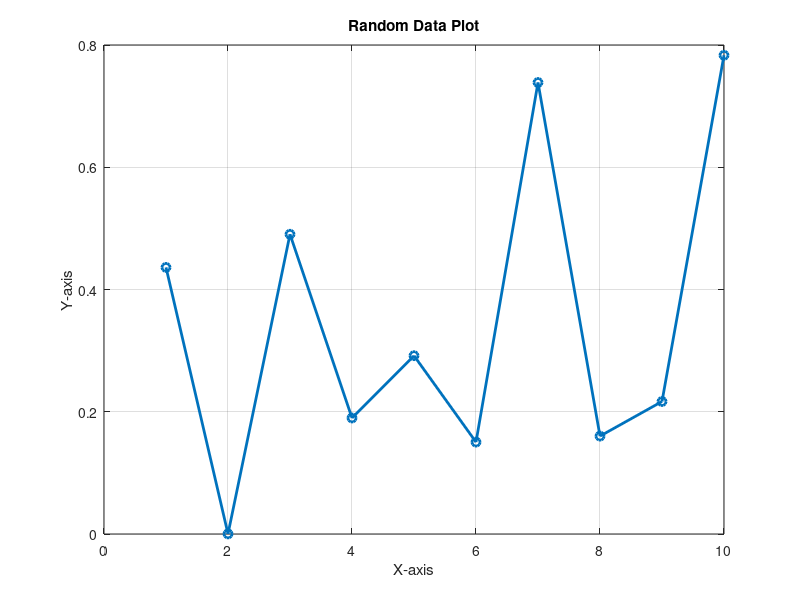

The MATLAB source for this figure: (Note: this script raises an error after producing the figure.)
%% MATLAB Automation Script
% This script generates random data, plots it, and saves the figure automatically

% Generate random data
x = 1:10;
y = rand(1,10); % 10 random numbers between 0 and 1

% Create a figure
figure;
plot(x, y, '-o', 'LineWidth', 2);
title('Random Data Plot');
xlabel('X-axis');
ylabel('Y-axis');
grid on;

% Save the figure automatically
outputFolder = 'plots';
if ~exist(outputFolder, 'dir')
    mkdir(outputFolder); % Create folder if it doesn't exist
end

filename = fullfile(outputFolder, 'random_plot.png');
saveas(gcf, filename);

disp(['Plot saved as ', filename]);

%% % histogram_demo.m
% histogram_auto.m
% Generate random data and plot a histogram, then save in 'plots' folder

% Generate random data
data = randn(1000,1);

% Create a histogram
figure;
histogram(data, 20); % 20 bins
title('Histogram of Random Data');
xlabel('Value');
ylabel('Frequency');

% Save the figure automatically
outputFolder = 'plots';
if ~exist(outputFolder, 'dir')
    mkdir(outputFolder); % Create folder if it doesn't exist
end

filename = fullfile(outputFolder, 'histogram_plot.png');
saveas(gcf, filename);

disp(['Plot saved as ', filename]);

%%
%% MATLAB Automation Script - Add Boxplot
% Generate random data
dataBox = randn(100,1);

% Create a boxplot
figure;
boxplot(dataBox);
title('Boxplot of Random Data');
ylabel('Value');

% Save the figure automatically
outputFolder = 'plots';
if ~exist(outputFolder, 'dir')
    mkdir(outputFolder); % Create folder if it doesn't exist
end

filenameBoxplot = fullfile(outputFolder, 'boxplot_random_data.png');
saveas(gcf, filenameBoxplot);

disp(['Boxplot saved as ', filenameBoxplot]);

